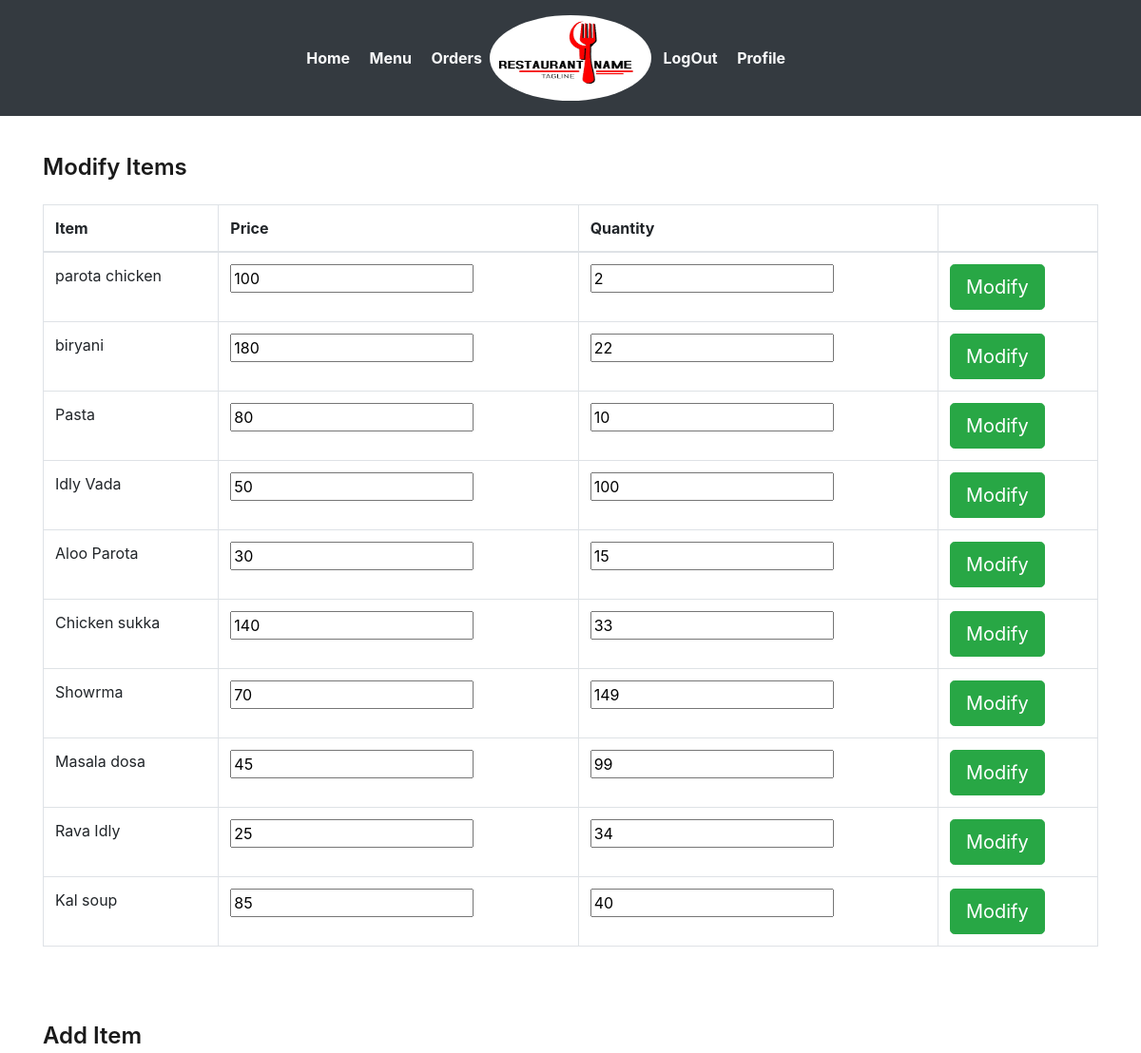
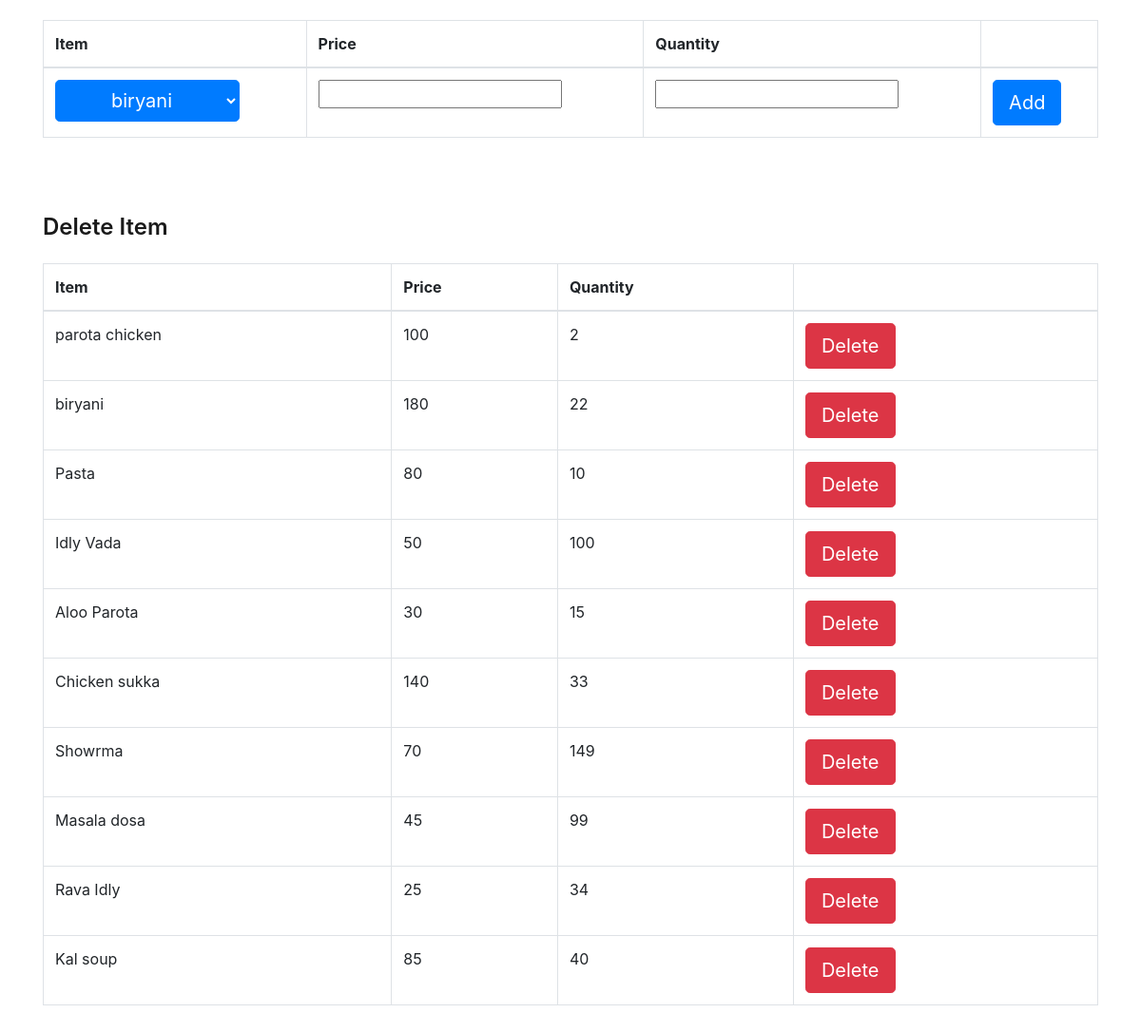
Page /restaurant/menu/ (signed in) on the earlier database version (2 pictures, top to bottom).
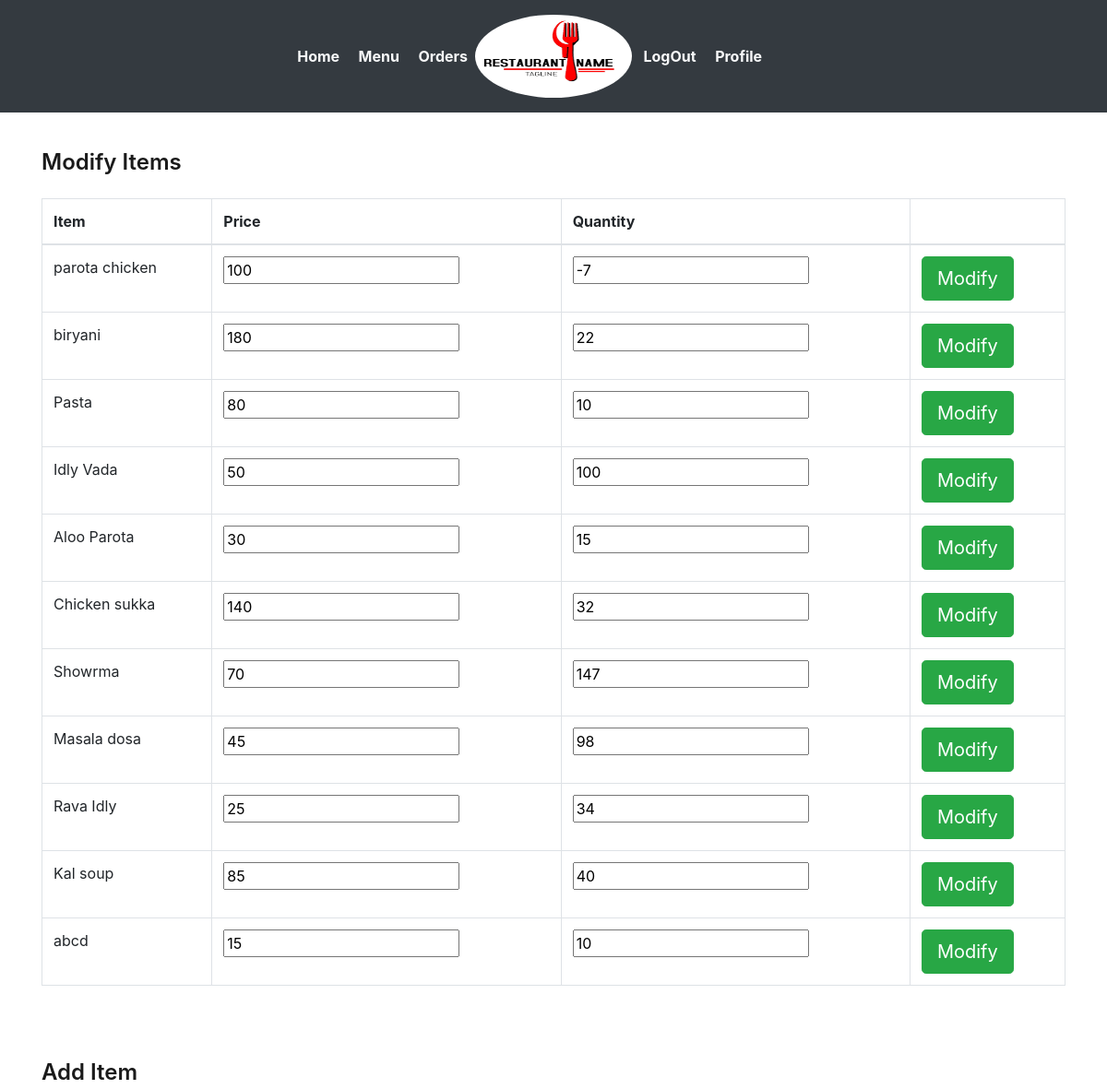
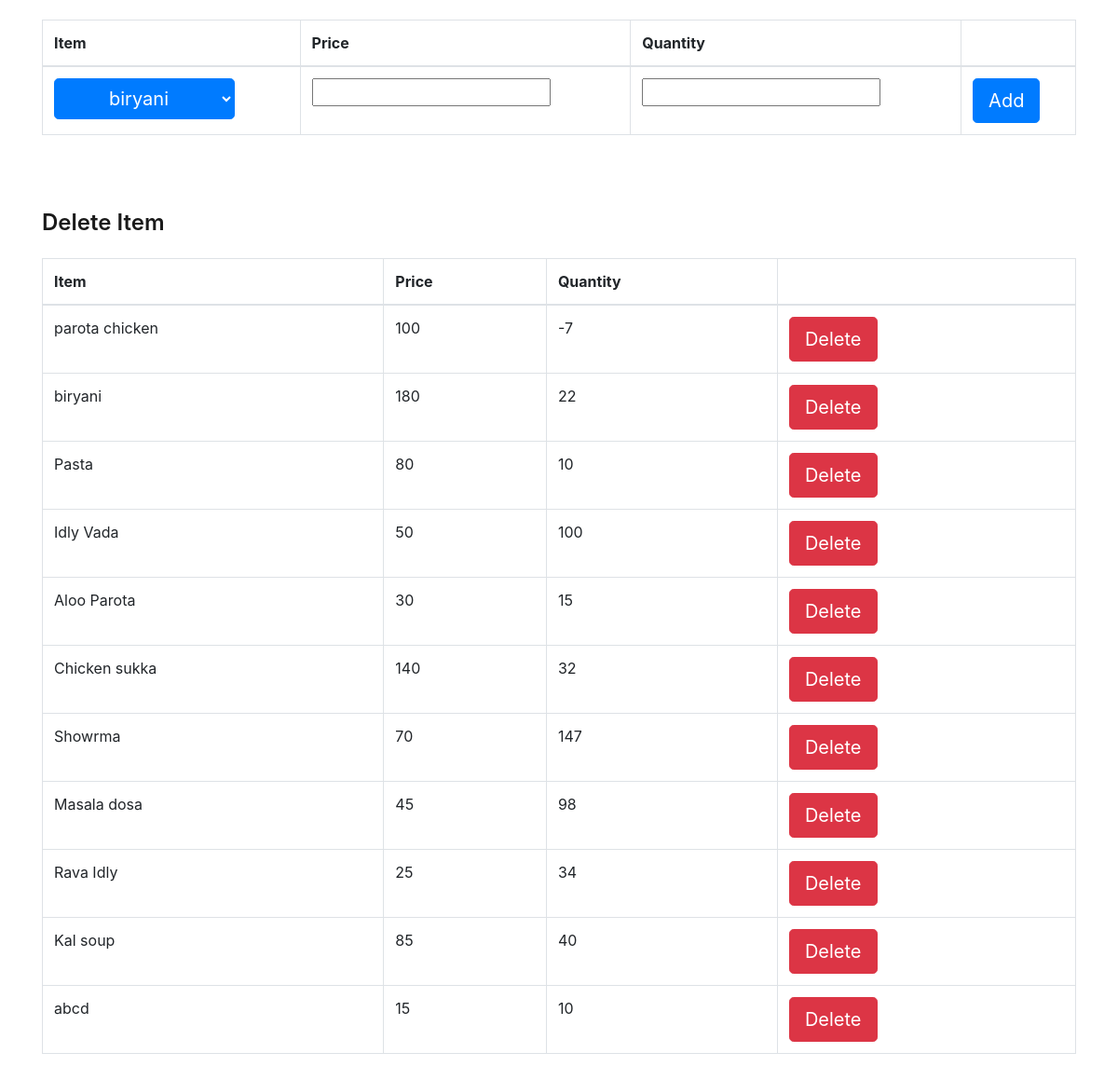
Same page on the later database version (2 pictures, top to bottom).
### basicapp/models.py (models this page shows)
class Item(models.Model):
	id 			= models.AutoField(primary_key=True)
	fname 		= models.CharField(max_length=30,blank=False)
	category 	= models.CharField(max_length=50,blank=False)
	def __str__(self):
		return self.fname

### basicapp/views.py (the view, shortened to what this page needs)
# urls.py: path('restaurant/menu/',views.menuManipulation,name='mmenu'),
@login_required(login_url='/login/restaurant/')
def menuManipulation(request):
	if not request.user.is_authenticated:
		return redirect("rlogin")
	rest=Restaurant.objects.filter(id=request.user.restaurant.id);
	rest=rest[0]
	menuitems=Menu.objects.filter(r_id=rest)
	menu=[]
	for x in menuitems:
		cmenu=[]
		cmenu.append(x.item_id)
		cmenu.append(x.price)
		cmenu.append(x.quantity)
		cmenu.append(x.id)
		menu.append(cmenu)
	menuitems = Item.objects.all()
	items = []
	for y in menuitems:
		citem = []
		citem.append(y.id)
		citem.append(y.fname)
		items.append(citem)
	context={
		"menu":menu,
		"items":items,
		"username":request.user.username,
	}
	return render(request,'basicapp/menu_modify.html',context)

### basicapp/templates/basicapp/menu_modify.html (shortened to what this page needs)
{% extends 'basicapp/base2.html'%}
{% block body %}
	<div class="container">
	<section id="content1">
		<div class="order-top" style="border:0">
			<p>
				<h4>Modify Items</h4>
				<table class="table table-hover table-bordered">
					<thead>
						<th>Item</th>
						<th>Price</th>
						<th>Quantity</th>
						<th></th>
					</thead>
				{% for x in menu %}
					<tr>
						<form action="" method="POST">{% csrf_token %}
							<td>{{x.0}}</td>
							<td><input type="number" value="{{x.1}}" name="price"/></td>
							<td><input type="number" value="{{x.2}}" name="quantity"/></td>
							<td>
								<input type="submit" value="Modify" name="submit" class="btn btn-success btn-lg" />
							</td>
						</form>
					</tr>
				{% endfor %}
				</table>
			</p>
		</div>
	</section>
	<section id="content2">
		<div class="order-top" style="border:0">
			<p>
				<h4>Add Item</h4>
				<table class="table table-hover table-bordered">
					<thead>
						<th>Item</th>
						<th>Price</th>
						<th>Quantity</th>
						<th></th>
					</thead>
					<tr>
						<form action="" method="POST">{% csrf_token %}
						<td>
							<select name="item" class="btn btn-primary btn-lg">
							{% for x in items %}
								<option value="{{x.0}}">{{x.1}}</option>
							{% endfor %}
							</select>
						</td>
						<td><input type="number" value="" name="price"/></td>
						<td><input type="number" value="" name="quantity"/>
						</td>
						<td>
							<input type="submit" value="Add" name="submit" class="btn  btn-primary btn-lg">
						</td>
						</form>
					</tr>
				</table>
			</p>
		</div>
	</section>
	<section id="content3">
		<div class="order-top" style="border:0">
			<p>
				<h4>Delete Item</h4>
				<table class="table table-hover table-bordered">
					<thead>
						<th>Item</th>
						<th>Price</th>
						<th>Quantity</th>
						<th></th>
					</thead>
				{% for x in menu %}
					<tr>
					<td>{{x.0}}</td>
					<td>{{x.1}}</td>
					<td>{{x.2}}</td>
					<td>
						<form action="" method="POST">{% csrf_token %}
							<input type="submit" value="Delete" name="submit" class="btn btn-danger btn-lg">
						</form>
					</td>
					</tr>
				{% endfor %}
				</table>
			</p>
		</div>
	</section>
	</div>
{% endblock %}

### basicapp/templates/basicapp/base2.html (shortened to what this page needs)
<!DOCTYPE html>
<html>
<head>
   {% load static %}
  <link rel="stylesheet" type="text/css" href="{% static 'basicapp/css/bootstrap.min.css'%}">
  <link href="/static/basicapp/css/style.css" rel="stylesheet" type="text/css" media="all" />
  <link rel="stylesheet" href="https://stackpath.bootstrapcdn.com/bootstrap/4.5.0/css/bootstrap.min.css">
 <link href="//netdna.bootstrapcdn.com/bootstrap/3.0.0/css/bootstrap-glyphicons.css" rel="stylesheet">
  <link href="static/basicapp/css/animate.css" rel='stylesheet' type='text-center/css' />
  </head>
  <body>
	<nav class="navbar navbar-expand-lg navbar-light bg-dark">
   		 <div class="container-fluid">
   		 	 <div class="navbar-collapse collapse w-100 dual-collapse2 order-1 order-md-0">
        <ul class="navbar-nav ml-auto text-center">
            <li class="nav-item active">
                <a class="nav-link text-light" href="{% url 'index' %}"><font size="3">&nbsp; <strong>Home</strong> </font></a>
            </li>
            <li class="nav-item">
                <a class="nav-link text-light" href="{% url  'mmenu' %}"><font size="3">&nbsp;<strong>Menu </strong></font></a>
            </li>
             <li class="nav-item">
                <a class="nav-link text-light" href="{% url  'orderlist' %}"><font size="3">&nbsp;<strong>Orders</strong></font></a>
            </li>
        </ul>
    </div>
    <div class="mx-auto my-2 order-0 order-md-1 position-relative">
        <a class="mx-auto" href="#">
            <img  src="/static/basicapp/images/logo2.png" style="height: 90px;width: 170px;" alt="Home" class="rounded-circle img-responsive">
        </a>
    </div>
    <div class="navbar-collapse collapse w-100 dual-collapse2 order-2 order-md-2">
        <ul class="navbar-nav mr-auto text-center">
          {% if request.user.is_authenticated %}
            <li class="nav-item">
                <a class="nav-link text-light " href="{% url 'logout' %}"><font size="3"> &nbsp;<strong>LogOut </strong> </font></a>
            </li>
            <li class="nav-item">
                <a class="nav-link text-light " href="{%url 'rprofile' %}"><font size="3"> &nbsp;<strong>Profile</strong></font></a>
            </li>
            {% endif %}
        </ul>
    </div>
</div>
</nav>
{% block body %}
{% endblock %}
<br>
<br>
<br>
<br>
</body>
</html>

### basicapp/static/basicapp/css/style.css (style rules this page uses)
body { padding:0; margin:0; font-family: 'Source Sans Pro', sans-serif; }
body a { transition:0.5s all; -webkit-transition:0.5s all; -moz-transition:0.5s all; -o-transition:0.5s all; -ms-transition:0.5s all; }
input[type="button"],input[type="submit"] { transition:0.5s all; -webkit-transition:0.5s all; -moz-transition:0.5s all; -o-transition:0.5s all; -ms-transition:0.5s all; }
h1,h2,h3,h4,h5,h6 { margin:0; }
p { margin:0; }
ul { margin:0; padding:0; }
.order-top h4 { color: #1A1A1A; font-size: 1.5em; font-weight: 600; margin-bottom: 1em; }
.order-top p { color: #6b6969; font-size: 1em; font-weight: 400; line-height: 1.8em; margin: 1em 0; }
.order-top { padding: 1.5em 0; border-bottom: 1px dotted #5fa022; }

Differences in the rows shown:
computed for Item "parota chicken": quantity "2" → "-7"; x "2" → "-7"
computed for Item "Chicken sukka": quantity "33" → "32"; x "33" → "32"
computed for Item "Showrma": quantity "149" → "147"; x "149" → "147"
computed for Item "Masala dosa": quantity "99" → "98"; x "99" → "98"
added Item: fname "abcd", price "15", quantity "10", x "15", x "10"
